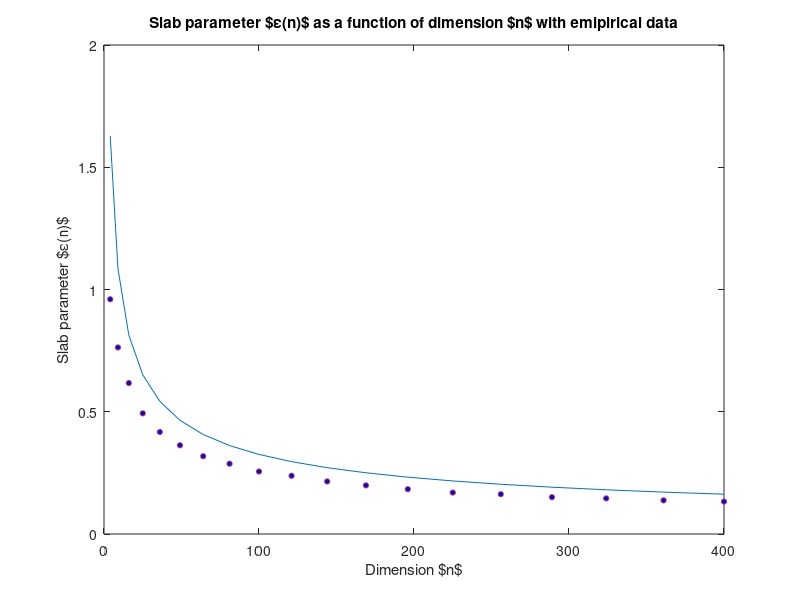

This chart was generated by the following MATLAB code:
%GNU Octave
function [] = p14()
   N = 10000;
   n = (2:20).^2;
   eps = sqrt(2*log(200)./n);
 
   eps_empirical = zeros([numel(n) 1]);
   for i=1:numel(n)
      fprintf(1,'i=%d\n',i); fflush(1);
      x1 = sample_sphere_proj(n(i),N,1);
      x1_sort = sort(x1);
      %eps_empirical(i) = (abs(x1_sort(1+floor(0.005*N))) +...
      %   abs(x1_sort(end-ceil(0.005*N))))/2;
      eps_empirical(i) = max(abs(x1_sort(1+floor(0.005*N))),...
         abs(x1_sort(end-ceil(0.005*N))));
 
   end



   plot(n,eps,n,eps_empirical,'o','markerfacecolor',[0 0 1],'markersize',4);
   xlabel('Dimension $n$','interpreter','tex');
   ylabel('Slab parameter $\epsilon(n)$','interpreter','tex');
   title('Slab parameter $\epsilon(n)$ as a function of dimension $n$ with emipirical data',...
      'interpreter','tex');
   print('figures/p14.tikz','-dtikz','-S640,480');

end

function [] = p14_check()
   N = 10000;
   n = (2:20).^2;

   means = zeros([numel(n) 1]);
   vars  = zeros([numel(n) 1]);
   
   for i=1:numel(n);
      x1 = sample_sphere_proj(n(i),N,1);
      eps = sqrt(2*log(200)/n(i));
      
      fprintf(1,'n = %d, %%= %f\n',n(i),sum( x1>=-eps & x1 <= eps)/10000);
   end
end

function [xj] = sample_sphere_proj(n,N,j)
   
   xj = zeros([N 1]);
   x = zeros([n 1]);
   for i=1:N
      x = randn([n 1]);
      x /= norm(x,2);
      xj(i) = x(j);
   end
end
